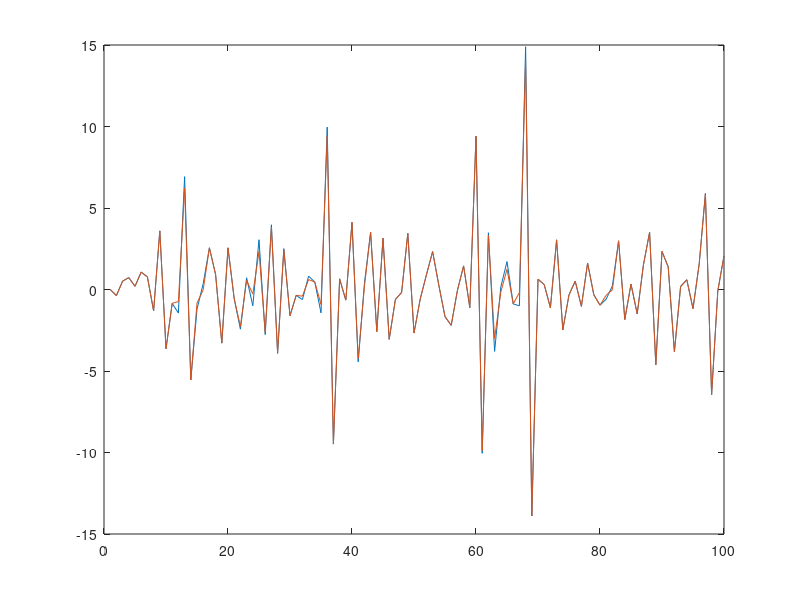

Write the MATLAB code that produced this figure.
WSD = 0.41; % Wait for Service Delay
DD = 0.43;  % Dispatcher Delay
FTD = 0.45;  % Fabric Transfer Delay
OD = 0.42;  % Output Delay
TLD = []; 

SHD = [];    % Switch Handle Delay
delSHD = [];  % Delay Jitter

HFS_SHD = [];    % Half Step Forward Switch Handle Delay
delHFS_SHD = [];  %  Half Step Forward Delay Jitter
time_step = [];

for i = 1: 100
    time_step(i) = i;
    TLD(i) = exprnd(1/0.45);    %  Table Lookup Delay
    SHD(i) = TLD(i) + WSD + DD + FTD + OD;
    HFS_SHD(i) = WSD + DD + max(FTD, TLD(i)) + OD;
    if i == 1
        delSHD(i) = 0;
        delHFS_SHD(i) = 0;
    else
        delSHD(i) = SHD(i) - SHD(i-1);
        delHFS_SHD(i) = (abs(TLD(i)-FTD) + WSD + DD + OD) - (abs(TLD(i-1)-FTD) + WSD + DD + OD);
    end    
end

plot(time_step, delSHD, time_step, delHFS_SHD);
